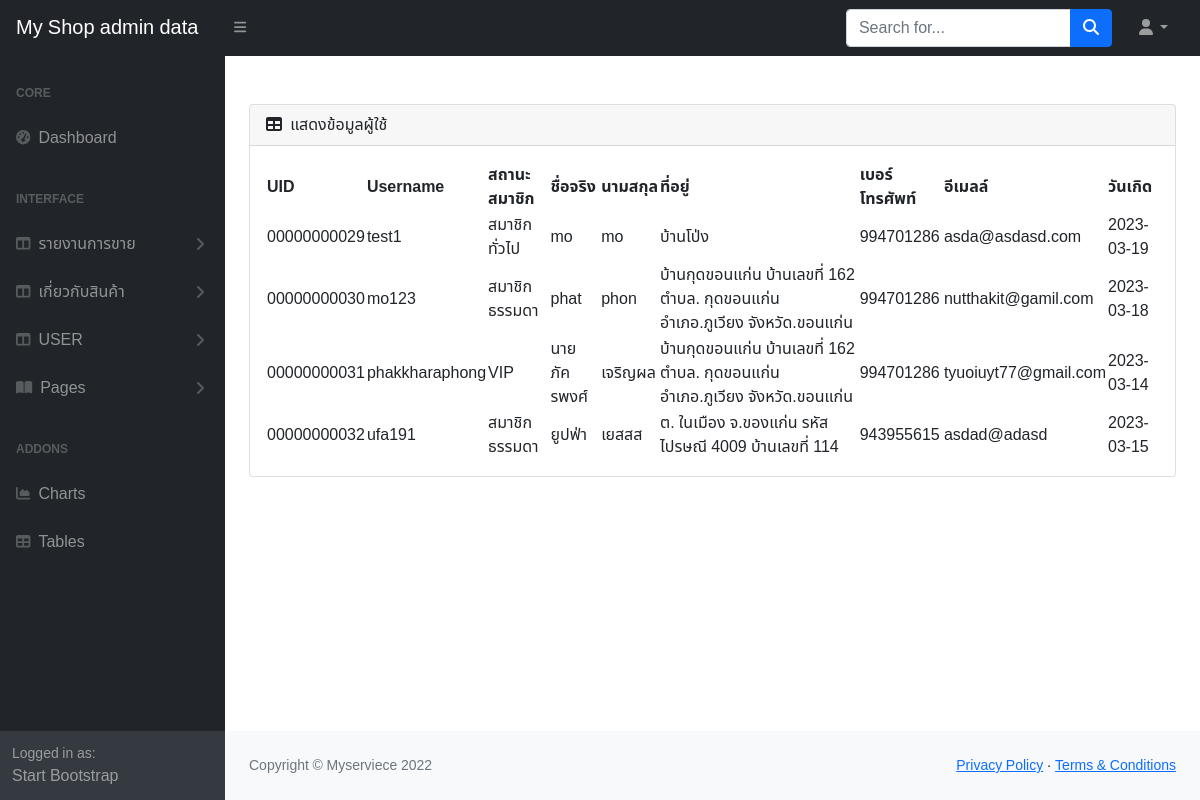
Screenshot of /admin/user.php with the database file from the repository.
### tables this page shows
CREATE TABLE `user` (
  `id_user` int(11) UNSIGNED ZEROFILL NOT NULL COMMENT 'userid',
  `username` varchar(100) NOT NULL COMMENT 'username',
  `password` varchar(255) NOT NULL,
  `f_name` varchar(255) NOT NULL COMMENT 'fname',
  `l_name` varchar(255) NOT NULL COMMENT 'lname',
  `address` text NOT NULL COMMENT 'add',
  `number_phone` int(10) NOT NULL COMMENT 'phone',
  `email` varchar(255) NOT NULL,
  `birthday` date NOT NULL COMMENT 'วันเกิด',
  `member_code` varchar(20) NOT NULL COMMENT 'เมมเบอร์'
);

CREATE TABLE `type_member` (
  `member_code` varchar(20) NOT NULL COMMENT 'รหัสสมาชิก',
  `member_name` varchar(50) NOT NULL COMMENT 'ชื่อ',
  `member_detail` text NOT NULL COMMENT 'รายละเอียด',
  `discount` float NOT NULL COMMENT 'ส่วนลด'
);

### admin/user.php (the view, shortened to what this page needs)
<?php
    require('dbconnectadmin.php');
    $sql = "SELECT * FROM user,type_member WHERE user.member_code = type_member.member_code";
    $resulet =  mysqli_query($con,$sql);
?>
<!DOCTYPE html>
<html lang="en">
<head>
    <link href="https://cdn.jsdelivr.net/npm/simple-datatables@latest/dist/style.css" rel="stylesheet" />
    <link href="css/styles.css" rel="stylesheet" />
    <link rel="stylesheet" href="style.css">
</head>
<body class="sb-nav-fixed">
    <?php include'menu.php';?>
    <div id="layoutSidenav_content">
        <br><br>
        <main>
            <div class="container-fluid px-4">
                <div class="card mb-4">
                    <div class="card-header">
                        <i class="fas fa-table me-1"></i>
                        แสดงข้อมูลผู้ใช้
                    </div>
                    <div class="card-body">
                        <table id="datatablesSimple">
                            <thead>
                                <tr>
                                    <th>UID</th>
                                    <th>Username</th>
                                    <th>สถานะสมาชิก</th>
                                    <th>ชื่อจริง</th>
                                    <th>นามสกุล</th>
                                    <th>ที่อยู่</th>
                                    <th>เบอร์โทรศัพท์</th>
                                    <th>อีเมลล์</th>
                                    <th>วันเกิด</th>
                                </tr>
                            </thead>
                            <tbody>
                                <?php
                                        while($row =  mysqli_fetch_array($resulet)){
                                    ?>
                                <tr>
                                    <td><?php echo $row['id_user'];?></td>
                                    <td><?php echo $row['username'];?></td>
                                    <td><?php echo $row['member_name'];?></td>
                                    <td><?php echo $row['f_name'];?></td>
                                    <td><?php echo $row['l_name'];?></td>
                                    <td><?php echo $row['address'];?></td>
                                    <td><?php echo $row['number_phone'];?></td>
                                    <td><?php echo $row['email'];?></td>
                                    <td><?php echo $row['birthday'];?></td>
                                </tr>
                                <?php
                                            }
                                        ?>
                            </tbody>
                        </table>
                    </div>
                </div>
            </div>
        </main>
        <?php include'footer.php';?>
    </div>
</body>
</html>

### admin/style.css (style rules this page uses)
* { font-family: 'Noto Sans Thai', sans-serif; }

### rows the page displays
user: id_user "00000000029", username "test1", type_member.member_name "สมาชิกทั่วไป", f_name "mo", l_name "mo", address "บ้านโป่ง", number_phone "994701286", email "asda@asdasd.com", birthday "2023-03-19"
user: id_user "00000000030", username "mo123", type_member.member_name "สมาชิกธรรมดา", f_name "phat", l_name "phon", address "บ้านกุดขอนแก่น บ้านเลขที่ 162 ตำบล. กุดขอนแก่น อำเภอ.ภูเวียง จังหวัด.ขอนแก่น", number_phone "994701286", email "nutthakit@gamil.com", birthday "2023-03-18"
user: id_user "00000000031", username "phakkharaphong", type_member.member_name "VIP", f_name "นาย ภัครพงศ์", l_name "เจริญผล", address "บ้านกุดขอนแก่น บ้านเลขที่ 162 ตำบล. กุดขอนแก่น อำเภอ.ภูเวียง จังหวัด.ขอนแก่น", number_phone "994701286", email "tyuoiuyt77@gmail.com", birthday "2023-03-14"
user: id_user "00000000032", username "ufa191", type_member.member_name "สมาชิกธรรมดา", f_name "ยูปฟ่า", l_name "เยสสส", address "ต. ในเมือง จ.ของแก่น รหัสไปรษณี 4009 บ้านเลขที่ 114", number_phone "943955615", email "asdad@adasd", birthday "2023-03-15"
